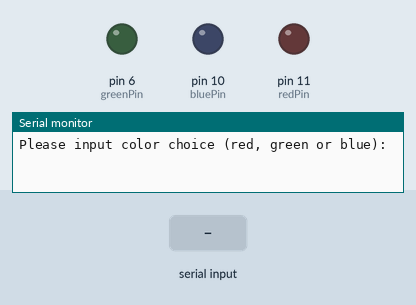
A sketch run on a simulated Arduino Uno, built with avr-gcc and run on an emulated ATmega328P. On the bench: output pins drawn as LEDs (lit = HIGH), the last lines printed to the serial monitor. Inputs (shaded band) come from the test bench. Random numbers use the default seed unless the sketch sets one.

Above: at 1.2 s.
1.3 s: "red" received over Serial
At 2.7 s:
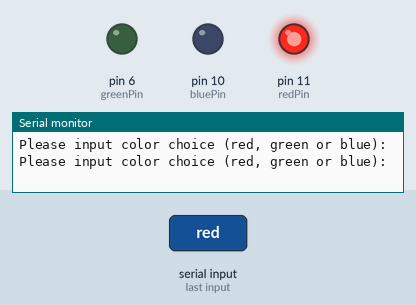
3.8 s: "green" received over Serial
At 5.8 s:
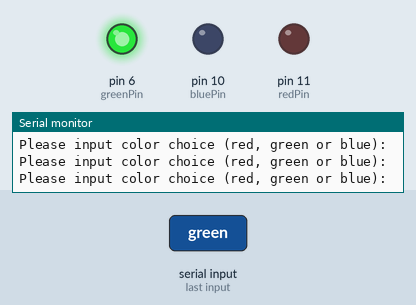
6.3 s: "blue" received over Serial
At 7.7 s:
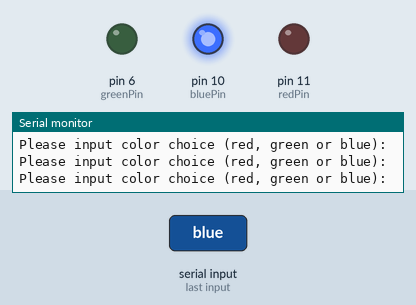
Timing chart, 0 to 9.3 s (numbered marks = the images above; inputs shaded):
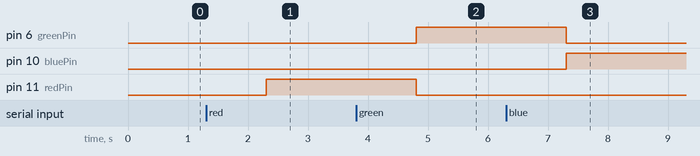

Measured:
- after the input at 1.3 s, pin 11 (redPin): LOW → HIGH after 1.0 s
- after the input at 3.8 s, pin 6 (greenPin): LOW → HIGH after 1.0 s; pin 11 (redPin): HIGH → LOW after 1.0 s
- after the input at 6.3 s, pin 6 (greenPin): HIGH → LOW after 1.0 s; pin 10 (bluePin): LOW → HIGH after 1.0 s

The sketch:

led_fun.ino
```cpp
int redPin = 11;                //Set Red LED to pin 11
int greenPin = 6;               //Set green LED to pin 6
int bluePin = 10;               //Set blue LED to pin 10
int brightness = 255;           //Set initial brightness
String userColor;               //User input for color

void setup() {
    Serial.begin(9600);         //Initialize serial port
    pinMode(redPin, OUTPUT);    //set pin mode to out
    pinMode(greenPin, OUTPUT);  //set pin mode to out
    pinMode(bluePin, OUTPUT);   //set pin mode to out
}

void loop() {
  Serial.println("Please input color choice (red, green or blue):  ");  //Prompting user for input
  while (Serial.available()==0){   }              //wait for user input
  userColor = Serial.readString();                //read string from serial port

  if (userColor == "red"){
    analogWrite(redPin, brightness);             //Turn red on
    analogWrite(bluePin, 0);                     //Turn blue off
    analogWrite(greenPin, 0);                   //Turnn green off
  }

  if (userColor == "green"){
    analogWrite(greenPin, brightness);             //Turn green on
    analogWrite(bluePin, 0);                     //Turn blue off
    analogWrite(redPin, 0);                   //Turn red off
  }

  if (userColor == "blue"){
    analogWrite(bluePin, brightness);             //Turn blue on
    analogWrite(redPin, 0);                     //Turn red off
    analogWrite(greenPin, 0);                   //Turn green off
  }

if (userColor != "red" && userColor != "green" && userColor != "blue") { //Test for valid input
    Serial.println("You have not entered a valid color, select red, green or blue please!");
    Serial.println("   ");
  }
}
```
